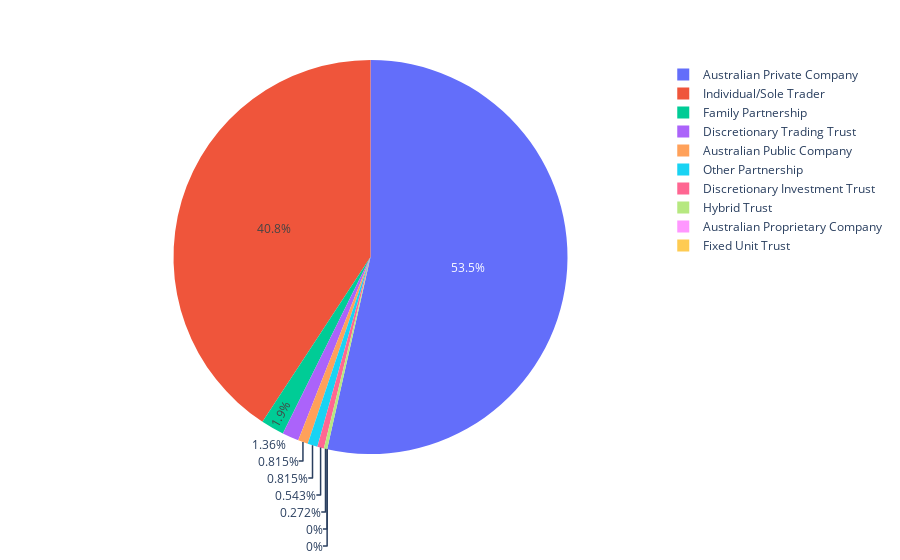

Write notebook code for a chart like this one.
### Code cell
px.pie(entity_total, values="default", names=entity_total.entity_type)

### Figure 1 — Plotly figure (JSON) as saved in the notebook; plotly's stock layout.template omitted (floating-point values rounded to 4 significant figures)
{"data": [{"domain": {"x": [0, 1], "y": [0, 1]}, "hovertemplate": "entity_type=%{label}<br>default=%{value}<extra></extra>", "labels": ["Australian Private Company", "Australian Proprietary Company", "Australian Public Company", "Discretionary Investment Trust", "Discretionary Trading Trust", "Family Partnership", "Fixed Unit Trust", "Hybrid Trust", "Individual/Sole Trader", "Other Partnership"], "legendgroup": "", "name": "", "showlegend": true, "type": "pie", "values": [197, 0, 3, 2, 5, 7, 0, 1, 150, 3]}], "layout": {"legend": {"tracegroupgap": 0}, "margin": {"t": 60}}}
